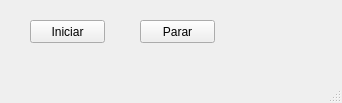
<?xml version="1.0" encoding="UTF-8"?>
<ui version="4.0">
 <class>MainWindow</class>
 <widget class="QMainWindow" name="MainWindow">
  <property name="geometry">
   <rect>
    <x>0</x>
    <y>0</y>
    <width>342</width>
    <height>103</height>
   </rect>
  </property>
  <property name="windowTitle">
   <string>MainWindow</string>
  </property>
  <widget class="QWidget" name="centralwidget">
   <widget class="QPushButton" name="pushButton_ini">
    <property name="geometry">
     <rect>
      <x>30</x>
      <y>20</y>
      <width>75</width>
      <height>23</height>
     </rect>
    </property>
    <property name="text">
     <string>Iniciar</string>
    </property>
   </widget>
   <widget class="QPushButton" name="pushButton_fin">
    <property name="geometry">
     <rect>
      <x>140</x>
      <y>20</y>
      <width>75</width>
      <height>23</height>
     </rect>
    </property>
    <property name="text">
     <string>Parar</string>
    </property>
   </widget>
  </widget>
  <widget class="QMenuBar" name="menubar">
   <property name="geometry">
    <rect>
     <x>0</x>
     <y>0</y>
     <width>342</width>
     <height>21</height>
    </rect>
   </property>
  </widget>
  <widget class="QStatusBar" name="statusbar"/>
 </widget>
 <resources/>
 <connections/>
</ui>
